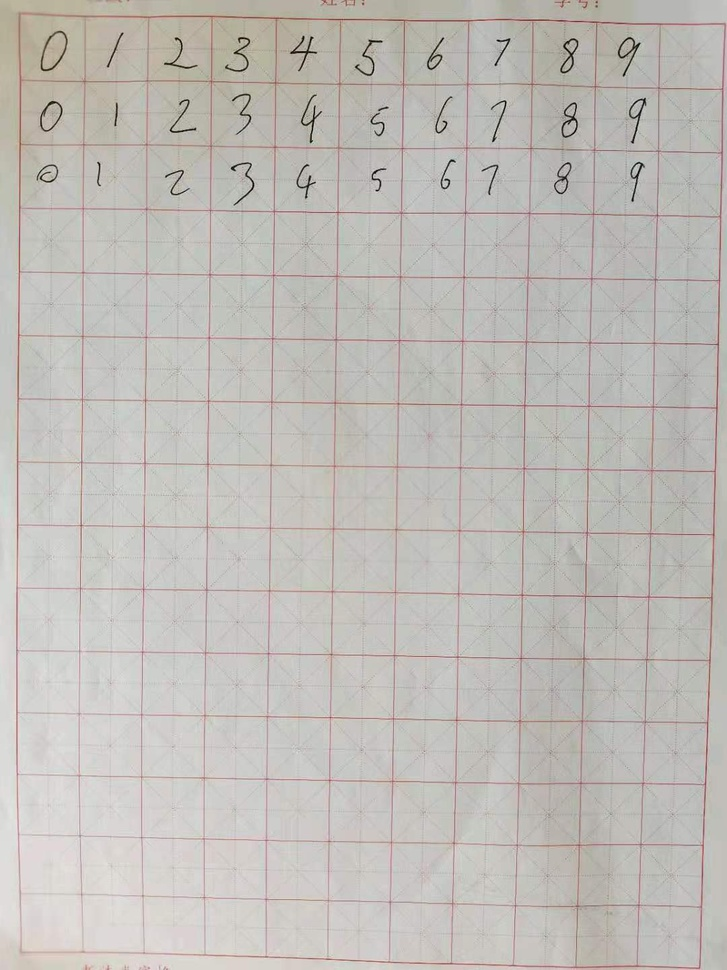
#> input picture data/source/data.jpg, 727 x 970 px, shrunk from 1080 x 1440 before the run; its folder holds only this picture in this run
$ jupyter execute Extract_Data.ipynb
#> lines starting #> are read from the running program, lines starting #| are printed output that depends on the picture
[cell 1]
import os
import cv2
import numpy as np
from matplotlib import pyplot as plt

Open images in the image folder.

[cell 2]
folder_path = "./source/"
images = []
for file_name in os.listdir(folder_path):
    images.append(cv2.imread(folder_path + file_name))

plt.imshow(cv2.cvtColor(images[0], cv2.COLOR_BGR2RGB))
#> further down, img is the input picture: shape (970, 727, 3); mean B, G, R 184.3, 188.8, 192.2

[cell 3]
def remove_green_lattice(image):
    # Extract channels
    blue_c, green_c, red_c = cv2.split(image)
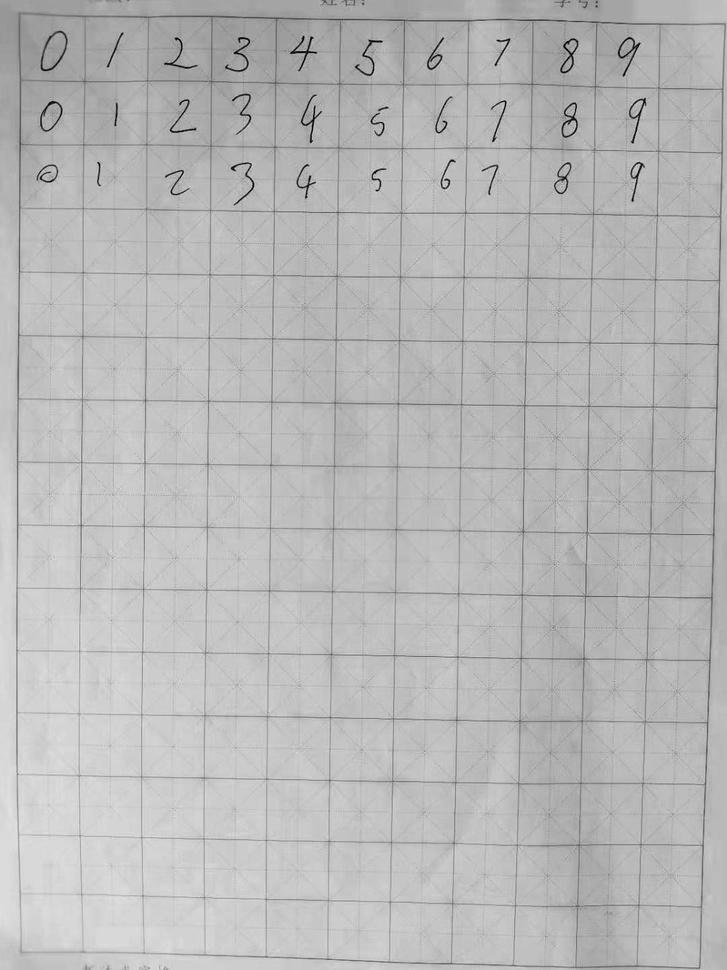
#> blue_c: shape (970, 727); min 0, max 230, mean 184.3
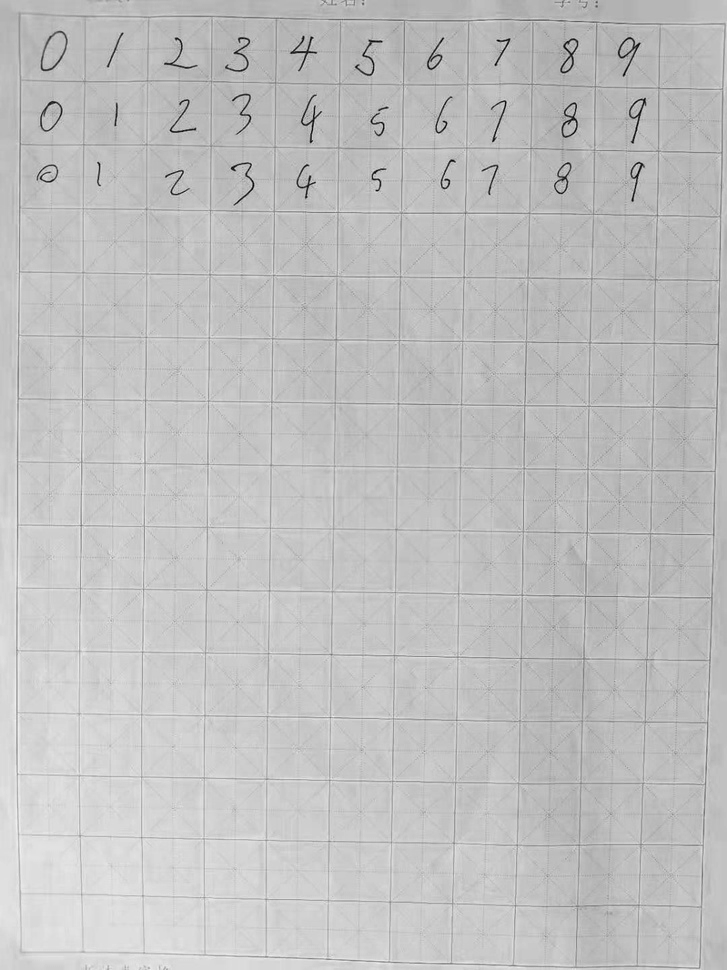
#> red_c: shape (970, 727); min 1, max 243, mean 192.2

    _, thresh = cv2.threshold(green_c, 0, 255, cv2.THRESH_BINARY + cv2.THRESH_OTSU)
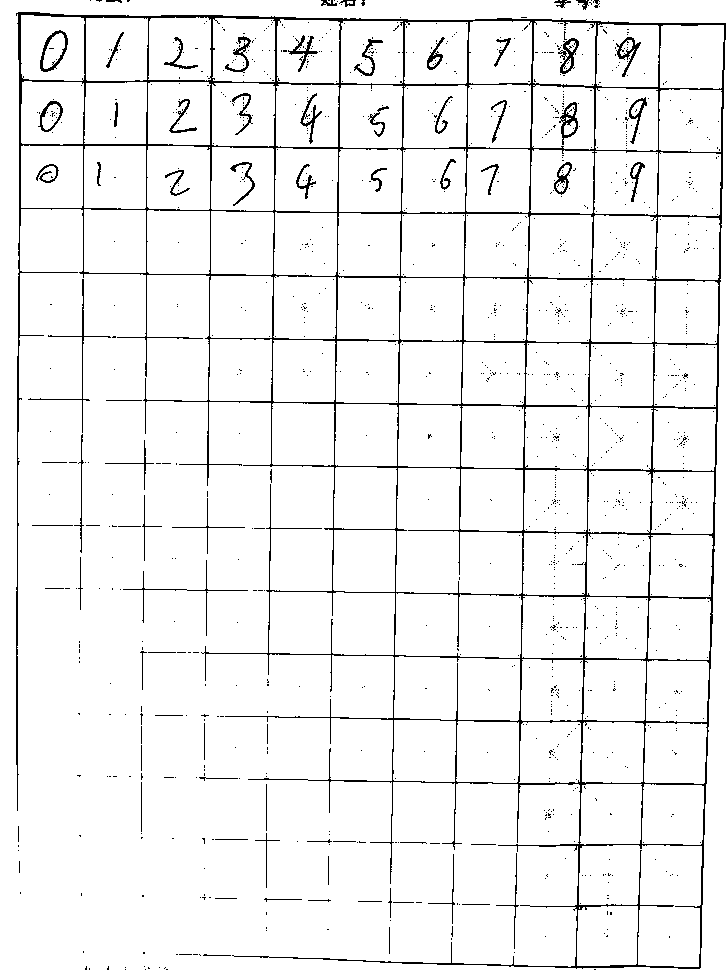
#> thresh: shape (970, 727); 94.8% white; black in thin lines or dots
    # filter_condition = int(thresh * 0.95)

    # _, red_thresh = cv2.threshold(green_c, filter_condition, 255, cv2.THRESH_BINARY)

    # Convert to 3 channels
    result_img = np.expand_dims(green_c, axis=2)
    result_img = np.concatenate((result_img, result_img, result_img), axis=-1)

    return result_img

img = images[0]
img = remove_green_lattice(img)
plt.imshow(img, cmap="gray")
